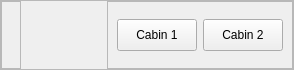
                           <widget class="QFrame" name="frame_15">
                            <property name="maximumSize">
                             <size>
                              <width>16777215</width>
                              <height>70</height>
                             </size>
                            </property>
                            <property name="styleSheet">
                             <string notr="true">#frame_15{
	border-bottom: 2px solid #DBDADD;
}</string>
                            </property>
                            <property name="frameShape">
                             <enum>QFrame::StyledPanel</enum>
                            </property>
                            <property name="frameShadow">
                             <enum>QFrame::Raised</enum>
                            </property>
                            <layout class="QHBoxLayout" name="horizontalLayout_12">
                             <property name="leftMargin">
                              <number>0</number>
                             </property>
                             <property name="topMargin">
                              <number>0</number>
                             </property>
                             <property name="rightMargin">
                              <number>0</number>
                             </property>
                             <property name="bottomMargin">
                              <number>0</number>
                             </property>
                             <item>
                              <widget class="QFrame" name="frameCoachesButtons">
                               <property name="frameShape">
                                <enum>QFrame::StyledPanel</enum>
                               </property>
                               <property name="frameShadow">
                                <enum>QFrame::Raised</enum>
                               </property>
                               <layout class="QHBoxLayout" name="horizontalLayout_14"/>
                              </widget>
                             </item>
                             <item>
                              <spacer name="horizontalSpacer">
                               <property name="orientation">
                                <enum>Qt::Horizontal</enum>
                               </property>
                               <property name="sizeType">
                                <enum>QSizePolicy::Fixed</enum>
                               </property>
                               <property name="sizeHint" stdset="0">
                                <size>
                                 <width>80</width>
                                 <height>20</height>
                                </size>
                               </property>
                              </spacer>
                             </item>
                             <item>
                              <widget class="QFrame" name="frame_18">
                               <property name="maximumSize">
                                <size>
                                 <width>280</width>
                                 <height>16777215</height>
                                </size>
                               </property>
                               <property name="frameShape">
                                <enum>QFrame::StyledPanel</enum>
                               </property>
                               <property name="frameShadow">
                                <enum>QFrame::Raised</enum>
                               </property>
                               <layout class="QHBoxLayout" name="horizontalLayout_13">
                                <item>
                                 <widget class="QPushButton" name="btnCabin1">
                                  <property name="minimumSize">
                                   <size>
                                    <width>0</width>
                                    <height>32</height>
                                   </size>
                                  </property>
                                  <property name="text">
                                   <string>Cabin 1</string>
                                  </property>
                                 </widget>
                                </item>
                                <item>
                                 <widget class="QPushButton" name="btnCabin2">
                                  <property name="minimumSize">
                                   <size>
                                    <width>0</width>
                                    <height>32</height>
                                   </size>
                                  </property>
                                  <property name="text">
                                   <string>Cabin 2</string>
                                  </property>
                                 </widget>
                                </item>
                               </layout>
                              </widget>
                             </item>
                            </layout>
                           </widget>
